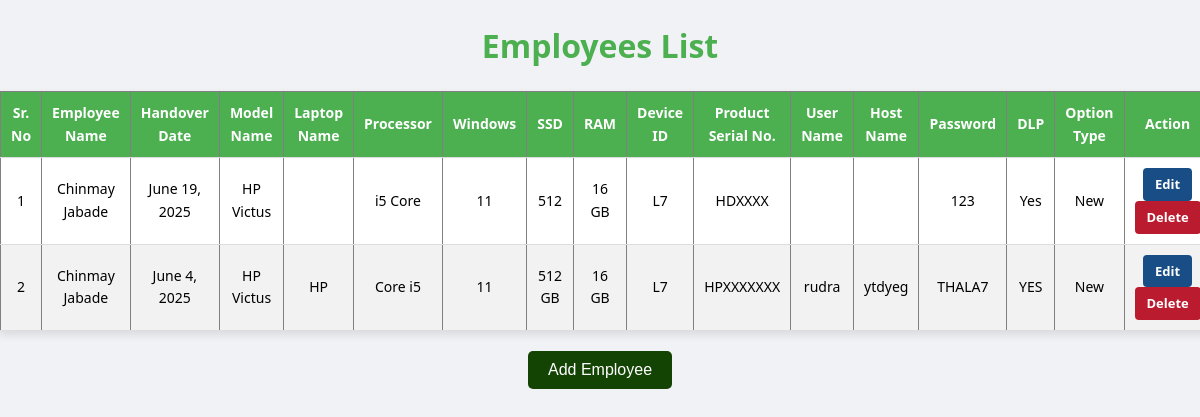
The page /employee/details/ on the database its author committed.
### employee/models.py (models this page shows, shortened)
class Employee(models.Model):
    emp_name = models.CharField(max_length=50)
    handover_date = models.DateField(null=True, blank=True)
    model_name = models.CharField(max_length=50, blank=True)
    laptop_name = models.CharField(max_length=50, blank=True)
    processor = models.CharField(max_length=50, blank=True)
    windows = models.CharField(max_length=50, blank=True)
    ssd = models.CharField(max_length=20, blank=True)
    ram = models.CharField(max_length=20, blank=True)
    device_id = models.CharField(max_length=50, blank=True)
    product_serial_no = models.CharField(max_length=50, blank=True)
    username = models.CharField(max_length=50, blank=True)
    hostname = models.CharField(max_length=50, blank=True)
    password = models.CharField(max_length=100, blank=True)
    dlp = models.CharField(max_length=20, blank=True)
    OPTION_CHOICES = (
        ('Old', 'Old'),
        ('New', 'New'),
    )
    option_type = models.CharField(max_length=10, choices=OPTION_CHOICES, default='New')

### employee/views.py (the view)
# urls.py: path('details/', views.get_employee, name='get_employee'),
def get_employee(request):
    employees = Employee.objects.all()
    return render(request, 'employees_list.html', {'employees': employees})

### templates/employees_list.html (shortened to what this page needs)
<!DOCTYPE html>
<html lang="en">
<head>
</head>
<body>
  <h1>Employees List</h1>
  <table border="1">
    <thead>
      <tr>
        <th>Sr. No</th>
        <th>Employee Name</th>
        <th>Handover Date</th>
        <th>Model Name</th>
        <th>Laptop Name</th>
        <th>Processor</th>
        <th>Windows</th>
        <th>SSD</th>
        <th>RAM</th>
        <th>Device ID</th>
        <th>Product Serial No.</th>
        <th>User Name</th>
        <th>Host Name</th>
        <th>Password</th>
        <th>DLP</th>
        <th>Option Type</th>
        <th>Action</th>
      </tr>
    </thead>
    <tbody>
      {% for employee in employees %}
      <tr>
        <td data-label="Sr. No">{{ forloop.counter }}</td>
        <td data-label="Employee Name">{{ employee.emp_name }}</td>
        <td data-label="Handover Date">{{ employee.handover_date }}</td>
        <td data-label="Model Name">{{ employee.model_name }}</td>
        <td data-label="Laptop Name">{{ employee.laptop_name }}</td>
        <td data-label="Processor">{{ employee.processor }}</td>
        <td data-label="Windows">{{ employee.windows }}</td>
        <td data-label="SSD">{{ employee.ssd }}</td>
        <td data-label="RAM">{{ employee.ram }}</td>
        <td data-label="Device ID">{{ employee.device_id }}</td>
        <td data-label="Product Serial No.">{{ employee.product_serial_no }}</td>
        <td data-label="User Name">{{ employee.username }}</td>
        <td data-label="Host Name">{{ employee.hostname }}</td>
        <td data-label="Password">{{ employee.password }}</td>
        <td data-label="DLP">{{ employee.dlp }}</td>
        <td data-label="Option Type">{{ employee.option_type }}</td>
        <td data-label="Action">
          <a href="{% url 'update_employee' employee.id %}" class="edit-button">Edit</a>
          <a href="{% url 'delete_employee' employee.id %}" class="delete-button" onclick="return confirm('Are you sure?')">Delete</a>
        </td>
      </tr>
      {% endfor %}
    </tbody>
  </table>
  <div class="add-button">
    <a href="{% url 'add_employee' %}">
      <button type="button">Add Employee</button>
    </a>
  </div>
</body>
</html>

### templates/employees_list.html (style rules this page uses)
body { font-family: 'Segoe UI', Tahoma, Geneva, Verdana, sans-serif; margin: 0; padding: 0; background-color: #f0f2f5; color: #000; line-height: 1.6; }
h1 { text-align: center; margin: 20px 0; color: #4caf50; }
table { width: 95%; margin: 20px auto; border-collapse: collapse; background-color: #fff; box-shadow: 0 4px 8px rgba(0, 0, 0, 0.1); font-size: 14px; }
th, td { padding: 10px; border-bottom: 1px solid #ddd; text-align: center; }
th { background-color: #4caf50; color: white; }
tr:nth-child(even) { background-color: #f2f2f2; }
.edit-button, .delete-button { display: inline-block; padding: 6px 12px; border-radius: 4px; font-weight: bold; text-decoration: none; color: white; font-size: 13px; }
.edit-button { background-color: #184e85; }
.delete-button { background-color: #bb1b2e; }
.add-button { text-align: center; margin: 20px 0; }
.add-button button { background-color: #134404; color: white; border: none; padding: 10px 20px; border-radius: 5px; cursor: pointer; font-size: 16px; }

### rows shown on the page
Employee: emp_name "Chinmay Jabade", handover_date "June 19, 2025", model_name "HP Victus", processor "i5 Core", windows "11", ssd "512", ram "16 GB", device_id "L7", product_serial_no "HDXXXX", password "123", dlp "Yes", option_type "New"
Employee: emp_name "Chinmay Jabade", handover_date "June 4, 2025", model_name "HP Victus", laptop_name "HP", processor "Core i5", windows "11", ssd "512 GB", ram "16 GB", device_id "L7", product_serial_no "HPXXXXXXX", username "rudra", hostname "ytdyeg", password "THALA7", dlp "YES", option_type "New"
